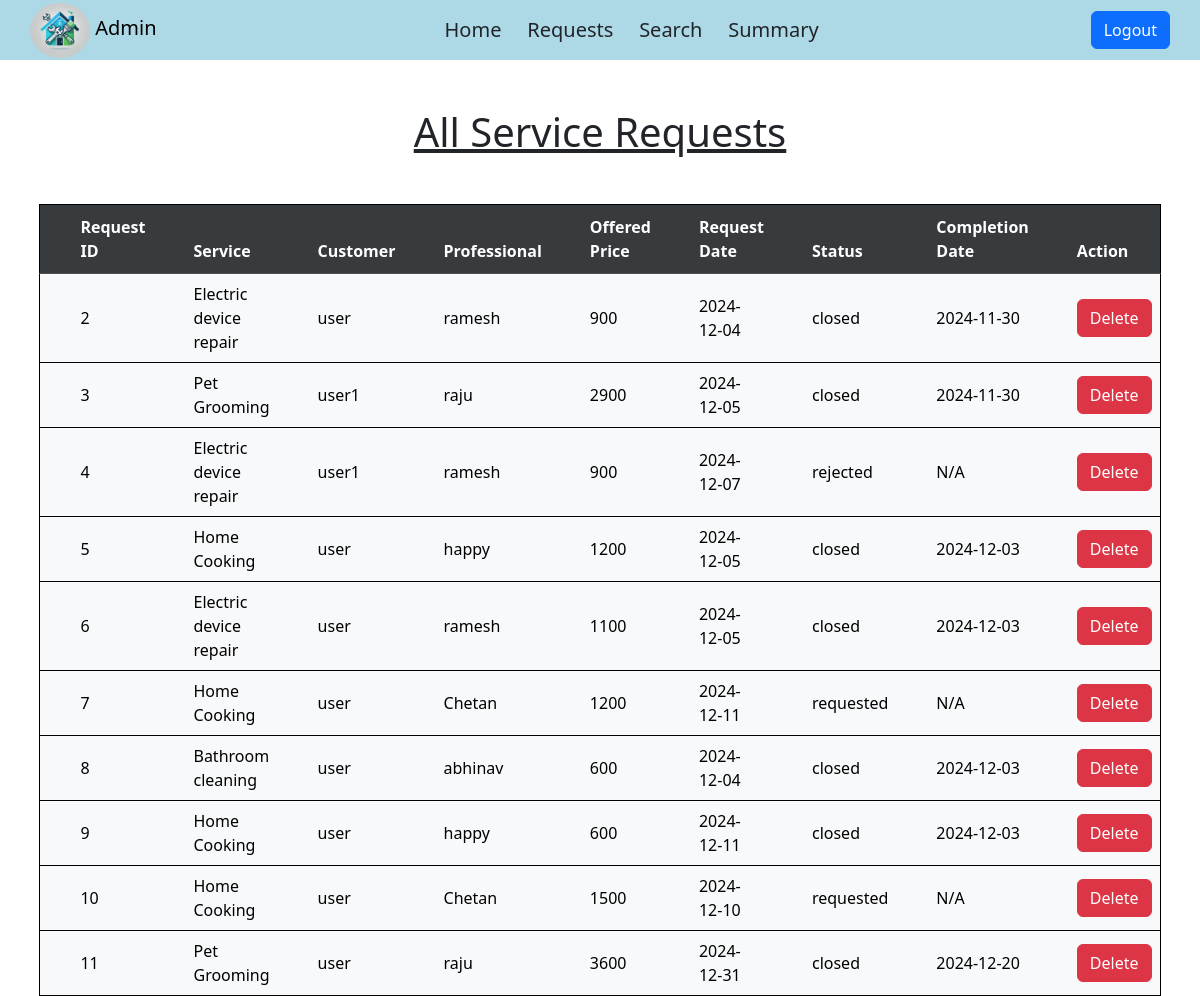
Screenshot of /admin/all_service_requests (signed in) with the database file from the repository.
### models.py (models this page shows, shortened)
class ServiceRequest(db.Model):
    service_req_id = db.Column(db.Integer, primary_key=True)
    service_id = db.Column(db.Integer, db.ForeignKey('service.service_id'), nullable=False)
    customer_id = db.Column(db.Integer, db.ForeignKey('customer.customer_id'), nullable=False)
    professional_id = db.Column(db.Integer, db.ForeignKey('professional.prof_id'), nullable=False)
    date_of_request = db.Column(db.DateTime, default=datetime.utcnow)
    date_of_completion = db.Column(db.DateTime, nullable=True)
    status = db.Column(db.String(20), default='requested')  # 'requested', 'assigned', 'closed'
    Address=db.Column(db.Text, nullable=True)
    offered_price=db.Column(db.Integer)
    rating = db.Column(db.Integer, nullable=True)
    __table_args__ = (
        CheckConstraint(
            "status IN ('requested', 'assigned', 'closed','rejected')",
            name='check_service_request_status'
        ),
    )

class Service(db.Model):
    service_id = db.Column(db.Integer, primary_key=True)
    name = db.Column(db.String(100), nullable=False,unique=True)
    description = db.Column(db.Text, nullable=True)
    base_price = db.Column(db.Float, nullable=False)
    time_required = db.Column(db.String(50), nullable=True)
    service_requests = db.relationship('ServiceRequest', backref='service',lazy=True)
    professionals = db.relationship('Professional', backref='service', lazy=True)

class Customer(db.Model):
    customer_id = db.Column(db.Integer, primary_key=True)
    username = db.Column(db.String(50), unique=True, nullable=False)
    passhash = db.Column(db.String(512), nullable=False)
    email = db.Column(db.String(120), nullable=False)
    city=db.Column(db.String(50),nullable=False)
    block=db.Column(db.Boolean, default=False)
    @property
    def password(self):
        raise AttributeError("Password is not a readable property.")
    service_requests = db.relationship('ServiceRequest', backref='customer',lazy=True)

class Professional(db.Model):
    prof_id = db.Column(db.Integer, primary_key=True)
    username = db.Column(db.String(50),  nullable=False)
    passhash = db.Column(db.String(512), nullable=False)
    email = db.Column(db.String(120), nullable=False, unique=True)
    service_type = db.Column(db.String(100), db.ForeignKey('service.name'), nullable=False)
    block=db.Column(db.Boolean, default=False)
    experience = db.Column(db.Integer, nullable=True)
    bio = db.Column(db.Text, nullable=True)
    verified = db.Column(db.Boolean, default=None,nullable=True)  # Approved by admin
    city=db.Column(db.String, nullable=False)
    verification_document = db.Column(db.String(255), nullable=True)
    @property
    def password(self):
        raise AttributeError("Password is not a readable property.")
    service_requests = db.relationship('ServiceRequest', backref='professional',lazy=True)

### routes.py (the view)
@app.route("/admin/all_service_requests")
@auth_required
def all_service_requests():
    requests=ServiceRequest.query.all()
    return render_template("service_requests_view.html",requests=requests)

### routes.py (called while the page is built)
def auth_required(func):
    @wraps(func)
    def inner(*args,**kwargs):
        if 'user_id' not in session:
            flash("You need to login first")
            return redirect(url_for('login'))
        return func(*args,**kwargs)
    return inner

### templates/service_requests_view.html (shortened to what this page needs)
{% extends 'admin_layout.html' %}
{% block content %}
<h1 class="text-center mt-5 text-decoration-underline">All Service Requests</h1>
{% if requests %}
<table class="table align-middle table-striped-column table-hover table-light mt-5">
    <thead class="table-dark">
        <tr class="table-active">
            <th>Request ID</th>
            <th>Service</th>
            <th>Customer</th>
            <th>Professional</th>
            <th>Offered Price</th>
            <th>Request Date</th>
            <th>Status</th>
            <th>Completion Date</th>
            <th>Action</th>
        </tr>
    </thead>
    <tbody>
        {% for request in requests %}
        <tr>
            <td>{{ request.service_req_id }}</td>
            <td>{{ request.service.name }}</td>
            <td>{{ request.customer.username}}</td>
            <td>{{ request.professional.username}}</td>
            <td>{{request.offered_price}}</td>
            <td>{{ request.date_of_request.strftime('%Y-%m-%d')}}</td>
            <td>{{ request.status}}</td>
            <td>
                {% if request.date_of_completion %}
                    {{ request.date_of_completion.strftime('%Y-%m-%d') }}
                {% else %}
                    N/A
                {% endif %}
            </td>
            <td>
                <form method="POST" action="{{ url_for('delete_service_request',service_req_id=request.service_req_id) }}" style="display:inline;">
                    <button type="submit" class="btn btn-danger" onclick="return confirm('Are you sure you want to delete the service request?')">Delete</button>
                </form>
            </td>
        </tr>
        {% endfor %}
    </tbody>
</table>
{% else %}
<h1 class="text-center mt-5">No service requests found.</h1>
{% endif %}
{% endblock %}

### rows the page displays
ServiceRequest: service_req_id "2", service.name "Electric device repair", customer.username "user", professional.username "ramesh", offered_price "900", date_of_request "2024-12-04", status "closed", date_of_completion "2024-11-30"
ServiceRequest: service_req_id "3", service.name "Pet Grooming", customer.username "user1", professional.username "raju", offered_price "2900", date_of_request "2024-12-05", status "closed", date_of_completion "2024-11-30"
ServiceRequest: service_req_id "4", service.name "Electric device repair", customer.username "user1", professional.username "ramesh", offered_price "900", date_of_request "2024-12-07", status "rejected", shows "N/A"
ServiceRequest: service_req_id "5", service.name "Home Cooking", customer.username "user", professional.username "happy", offered_price "1200", date_of_request "2024-12-05", status "closed", date_of_completion "2024-12-03"
ServiceRequest: service_req_id "6", service.name "Electric device repair", customer.username "user", professional.username "ramesh", offered_price "1100", date_of_request "2024-12-05", status "closed", date_of_completion "2024-12-03"
ServiceRequest: service_req_id "7", service.name "Home Cooking", customer.username "user", professional.username "Chetan", offered_price "1200", date_of_request "2024-12-11", status "requested", shows "N/A"
ServiceRequest: service_req_id "8", service.name "Bathroom cleaning", customer.username "user", professional.username "abhinav", offered_price "600", date_of_request "2024-12-04", status "closed", date_of_completion "2024-12-03"
ServiceRequest: service_req_id "9", service.name "Home Cooking", customer.username "user", professional.username "happy", offered_price "600", date_of_request "2024-12-11", status "closed", date_of_completion "2024-12-03"
ServiceRequest: service_req_id "10", service.name "Home Cooking", customer.username "user", professional.username "Chetan", offered_price "1500", date_of_request "2024-12-10", status "requested", shows "N/A"
ServiceRequest: service_req_id "11", service.name "Pet Grooming", customer.username "user", professional.username "raju", offered_price "3600", date_of_request "2024-12-31", status "closed", date_of_completion "2024-12-20"
